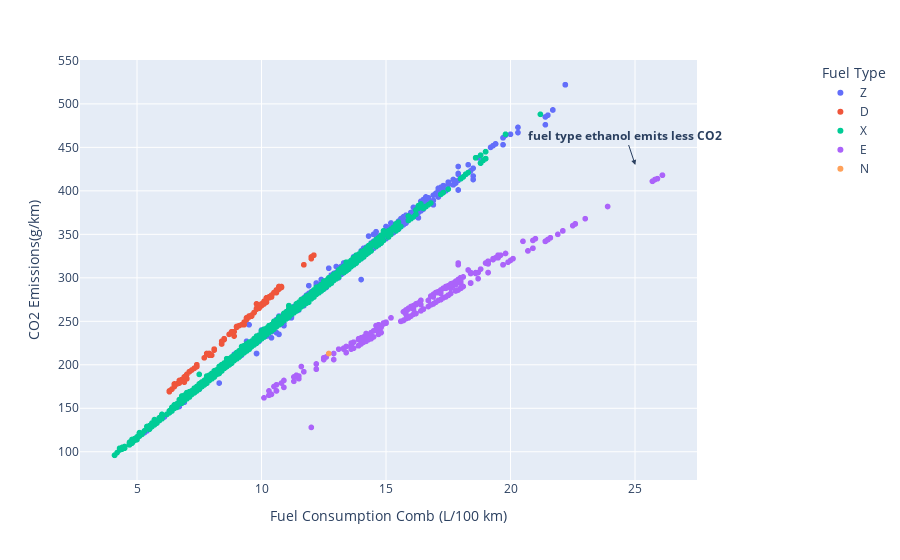

Here is the notebook cell this chart was saved with:
### Code cell
# plotly scatter
fig = px.scatter(
    data_frame=df_co2, 
    x='Fuel Consumption Comb (L/100 km)', 
    y='CO2 Emissions(g/km)', 
    color='Fuel Type'
)
fig.update_layout(legend_x=1.2, legend_y=1.0)

fig.add_annotation(
    x=0.9, y=0.75,   # 상대좌표로 지정
    text='<b>fuel type ethanol emits less CO2</b>',
    yref='y domain', xref='x domain', # 얘가 있으면 상대좌표로!
    showarrow=True,
    arrowhead=2
)
fig.show()

### Figure 1 — Plotly figure (JSON) as saved in the notebook; plotly's stock layout.template omitted (floating-point values rounded to 4 significant figures; data arrays with more than 128 entries replaced by an {"elided": "..."} marker saying what was removed)
{"data": [{"hovertemplate": "Fuel Type=Z<br>Fuel Consumption Comb (L/100 km)=%{x}<br>CO2 Emissions(g/km)=%{y}<extra></extra>", "legendgroup": "Z", "marker": {"color": "#636efa", "symbol": "circle"}, "mode": "markers", "name": "Z", "showlegend": true, "type": "scattergl", "x": {"elided": "3202 float values"}, "xaxis": "x", "y": {"elided": "3202 int values"}, "yaxis": "y"}, {"hovertemplate": "Fuel Type=D<br>Fuel Consumption Comb (L/100 km)=%{x}<br>CO2 Emissions(g/km)=%{y}<extra></extra>", "legendgroup": "D", "marker": {"color": "#EF553B", "symbol": "circle"}, "mode": "markers", "name": "D", "showlegend": true, "type": "scattergl", "x": {"elided": "175 float values"}, "xaxis": "x", "y": {"elided": "175 int values"}, "yaxis": "y"}, {"hovertemplate": "Fuel Type=X<br>Fuel Consumption Comb (L/100 km)=%{x}<br>CO2 Emissions(g/km)=%{y}<extra></extra>", "legendgroup": "X", "marker": {"color": "#00cc96", "symbol": "circle"}, "mode": "markers", "name": "X", "showlegend": true, "type": "scattergl", "x": {"elided": "3637 float values"}, "xaxis": "x", "y": {"elided": "3637 int values"}, "yaxis": "y"}, {"hovertemplate": "Fuel Type=E<br>Fuel Consumption Comb (L/100 km)=%{x}<br>CO2 Emissions(g/km)=%{y}<extra></extra>", "legendgroup": "E", "marker": {"color": "#ab63fa", "symbol": "circle"}, "mode": "markers", "name": "E", "showlegend": true, "type": "scattergl", "x": {"elided": "370 float values"}, "xaxis": "x", "y": {"elided": "370 int values"}, "yaxis": "y"}, {"hovertemplate": "Fuel Type=N<br>Fuel Consumption Comb (L/100 km)=%{x}<br>CO2 Emissions(g/km)=%{y}<extra></extra>", "legendgroup": "N", "marker": {"color": "#FFA15A", "symbol": "circle"}, "mode": "markers", "name": "N", "showlegend": true, "type": "scattergl", "x": [12.7], "xaxis": "x", "y": [213], "yaxis": "y"}], "layout": {"annotations": [{"arrowhead": 2, "showarrow": true, "text": "<b>fuel type ethanol emits less CO2</b>", "x": 0.9, "xref": "x domain", "y": 0.75, "yref": "y domain"}], "legend": {"title": {"text": "Fuel Type"}, "tracegroupgap": 0, "x": 1.2, "y": 1}, "margin": {"t": 60}, "xaxis": {"anchor": "y", "domain": [0, 1], "title": {"text": "Fuel Consumption Comb (L/100 km)"}}, "yaxis": {"anchor": "x", "domain": [0, 1], "title": {"text": "CO2 Emissions(g/km)"}}}}
